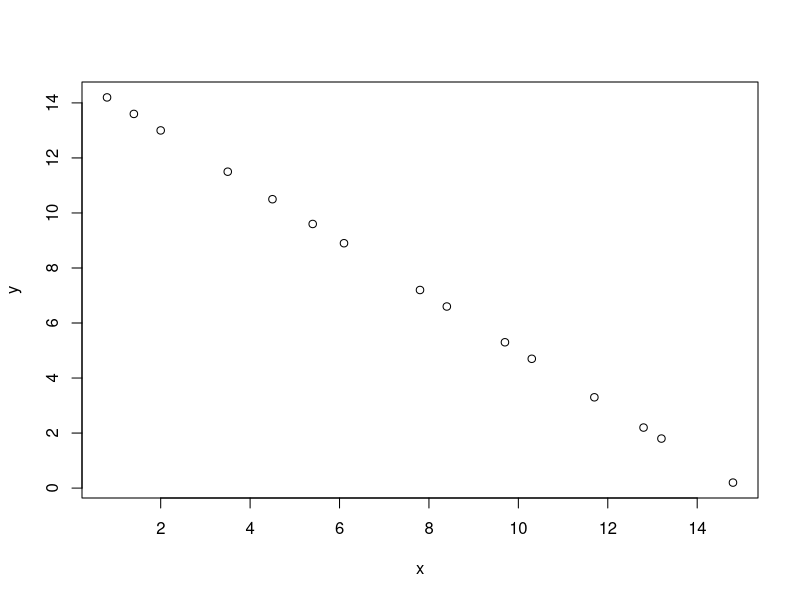
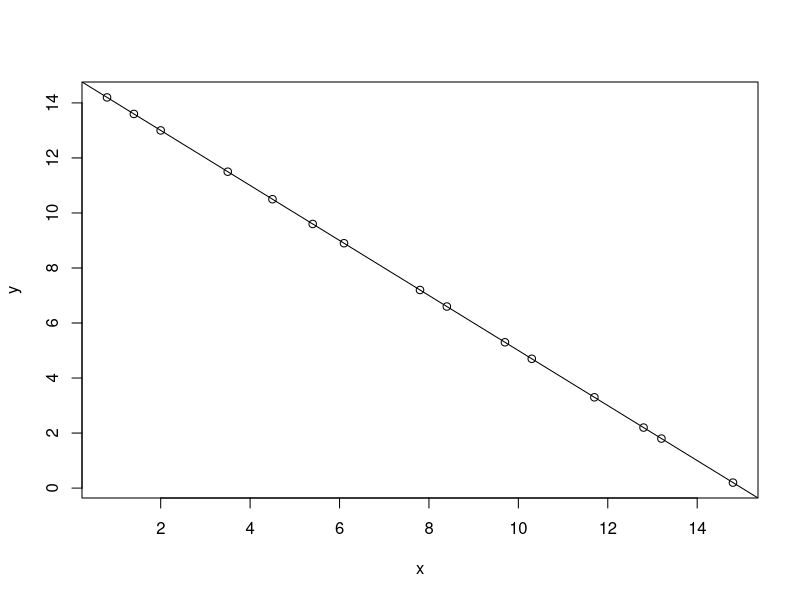
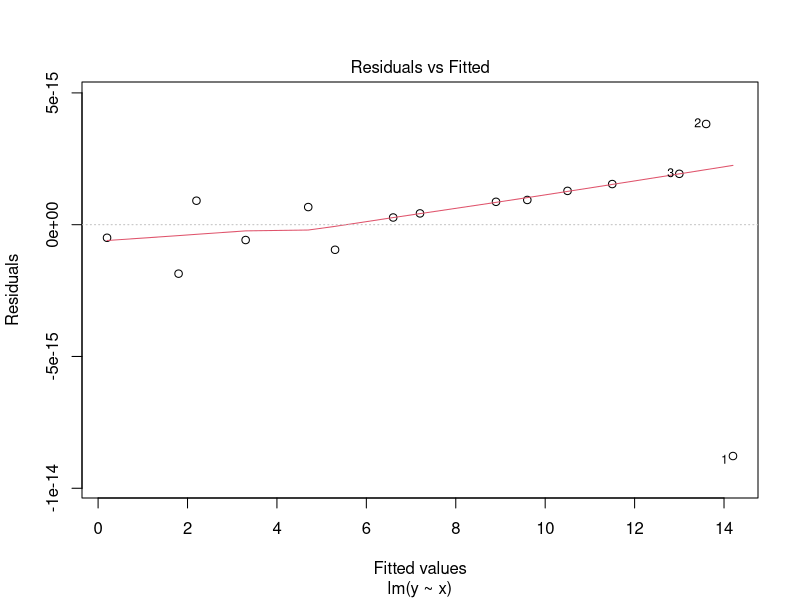
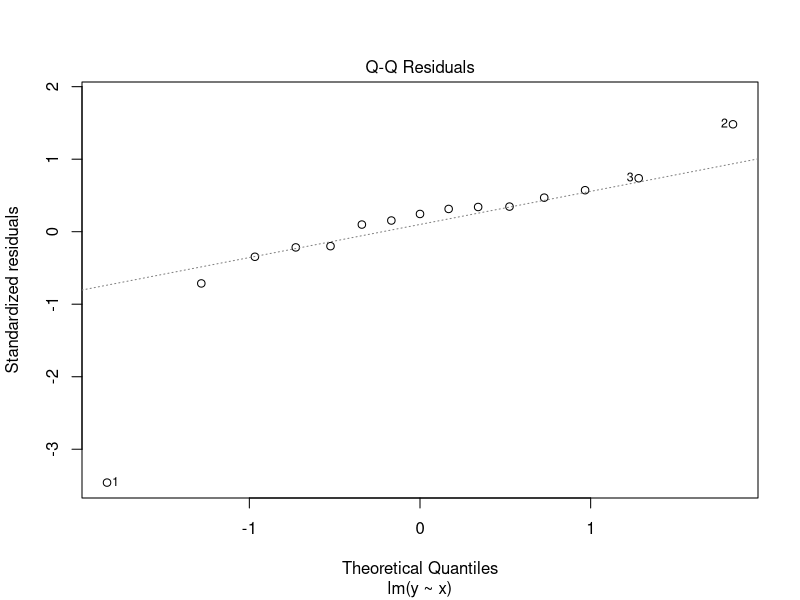
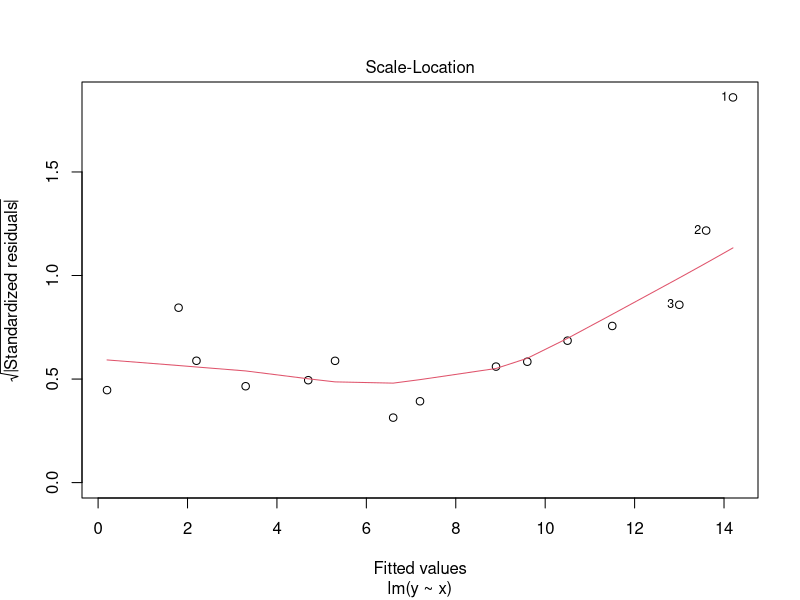
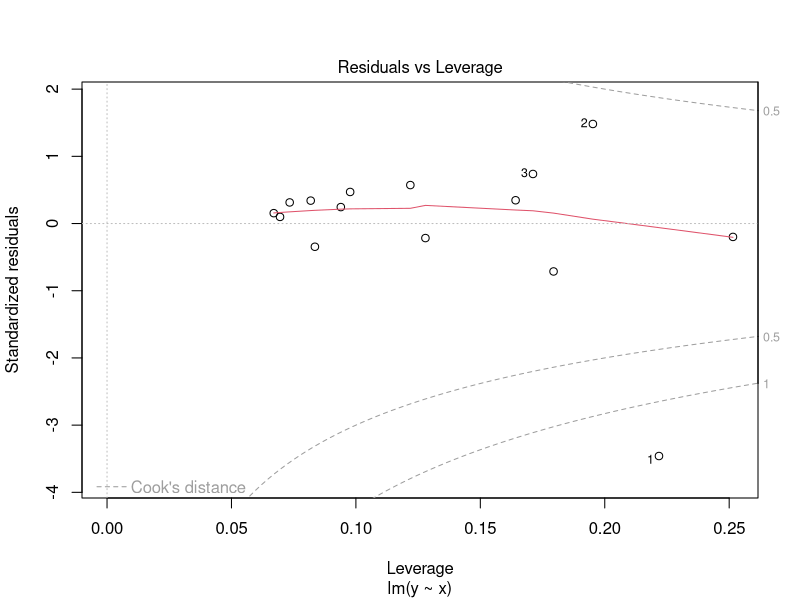
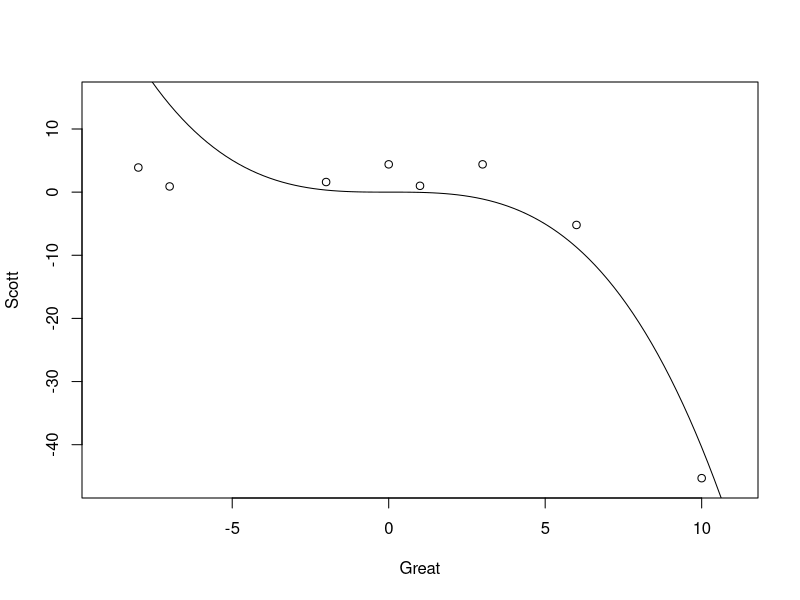

Here is the R script that generated these plots, in order:
## ---- chunk 1
knitr::opts_chunk$set(echo = TRUE)
## ---- chunk 2
x <-c(0.8,1.4 ,2,3.5,4.5,5.4,6.1,7.8,8.4,9.7,10.3,11.7,12.8,13.2,14.8)
y <- c(14.2,13.6,13,11.5,10.5,9.6,8.9,7.2,6.6,5.3,4.7,3.3,2.2,1.8,0.2)

plot(x,y)
## ---- chunk 3

cor(x,y,method = "pearson")
## ---- chunk 4
sx = sd(x)
sy = sd(y) 
n = length(x)
xbar = mean(x)
ybar = mean(y)


numerator = mean((x-xbar)*(y-ybar))*n

r = numerator/((n-1)*sx*sy)
r
## ---- chunk 5
lm(y~x)

## ---- chunk 6
fit = lm(y~x)

slope = coef(fit)[2]
intercept = coef(fit)[1]

yhat <- function(xpredict){
  return( slope*xpredict+intercept)
}

yhat(10)
## ---- chunk 7
xToPredict <-data.frame(x = c(10))
predict(fit, newdata = xToPredict)
## ---- chunk 8
predict(fit, newdata = xToPredict, interval = 'confidence')
## ---- chunk 9
t = r*sqrt(n-2)/sqrt(1-r^2)
t
## ---- chunk 10
pt(t,n-2)
## ---- chunk 11
yframe = data.frame('Values' = y)
yhat <- predict(fit,yframe)
MSE = sum((y-yhat)^2)/(n-2)
MSE
## ---- chunk 12
sxx = sum((x-xbar)^2)
## ---- chunk 13
SEslope = sqrt(MSE/sxx)
SEslope
## ---- chunk 14
SEintercept = sqrt(MSE*(1/n+xbar^2/sxx))
SEintercept
## ---- chunk 15
summary(fit)
## ---- chunk 16
plot(x,y)
abline(fit)
## ---- chunk 17
plot(fit)
## ---- chunk 18
xnew <- c(-8,-7,-2,0,3,6,10)
ynew <- c(3.9,0.9,1.6,4.4,4.4,-5.2,-45.3)
xsquare = xnew^2
xcube = xnew^3
quadraticfit = lm(ynew~xnew+xsquare+xcube)
summary(quadraticfit)
## ---- chunk 19
eqn = function(x){
  coef(quadraticfit)[1]
  +
    coef(quadraticfit)[2]*x
  +
    coef(quadraticfit)[3]*x^2
  +
    coef(quadraticfit)[4]*x^3}


plot(x=1, xlim = c(-9,11),ylim = c(-46,15), xlab = "Great",ylab = "Scott")
points(xnew,ynew)
curve(eqn, add = TRUE)

